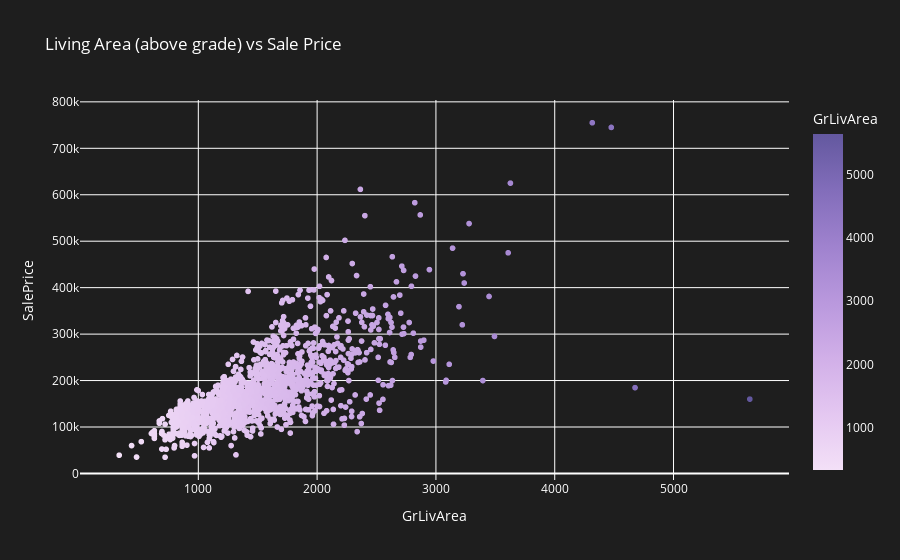

The code cell stored with this chart in its notebook:
### Code cell
# 6. Calculate Correlation between Living Area and Sale Price
living_area_price_corr = df['GrLivArea'].corr(df['SalePrice'])
print(f'Correlation between Living Area (above grade) and Sale Price: {living_area_price_corr}')

# Create a scatter plot to visualize the relationship between Living Area and Sale Price
fig10 = px.scatter(df, x='GrLivArea', y='SalePrice', title='Living Area (above grade) vs Sale Price', color='GrLivArea', color_continuous_scale=px.colors.sequential.Purp)

fig10.update_layout(plot_bgcolor='rgb(30,30,30)', paper_bgcolor='rgb(30,30,30)', font=dict(color='white'))

fig10.show()

### Figure 1 — Plotly figure (JSON) as saved in the notebook; plotly's stock layout.template omitted (floating-point values rounded to 4 significant figures; data arrays with more than 128 entries replaced by an {"elided": "..."} marker saying what was removed)
{"data": [{"hovertemplate": "GrLivArea=%{marker.color}<br>SalePrice=%{y}<extra></extra>", "legendgroup": "", "marker": {"color": {"elided": "1460 int values"}, "coloraxis": "coloraxis", "symbol": "circle"}, "mode": "markers", "name": "", "showlegend": false, "type": "scattergl", "x": {"elided": "1460 int values"}, "xaxis": "x", "y": {"elided": "1460 int values"}, "yaxis": "y"}], "layout": {"autosize": true, "coloraxis": {"colorbar": {"title": {"text": "GrLivArea"}}, "colorscale": [[0, "rgb(243, 224, 247)"], [0.1667, "rgb(228, 199, 241)"], [0.3333, "rgb(209, 175, 232)"], [0.5, "rgb(185, 152, 221)"], [0.6667, "rgb(159, 130, 206)"], [0.8333, "rgb(130, 109, 186)"], [1, "rgb(99, 88, 159)"]]}, "font": {"color": "white"}, "legend": {"tracegroupgap": 0}, "paper_bgcolor": "rgb(30,30,30)", "plot_bgcolor": "rgb(30,30,30)", "title": {"text": "Living Area (above grade) vs Sale Price"}, "xaxis": {"anchor": "y", "autorange": true, "domain": [0, 1], "range": [10.98, 5965.0], "title": {"text": "GrLivArea"}, "type": "linear"}, "yaxis": {"anchor": "x", "autorange": true, "domain": [0, 1], "range": [-24530.0, 814400.0], "title": {"text": "SalePrice"}, "type": "linear"}}}
